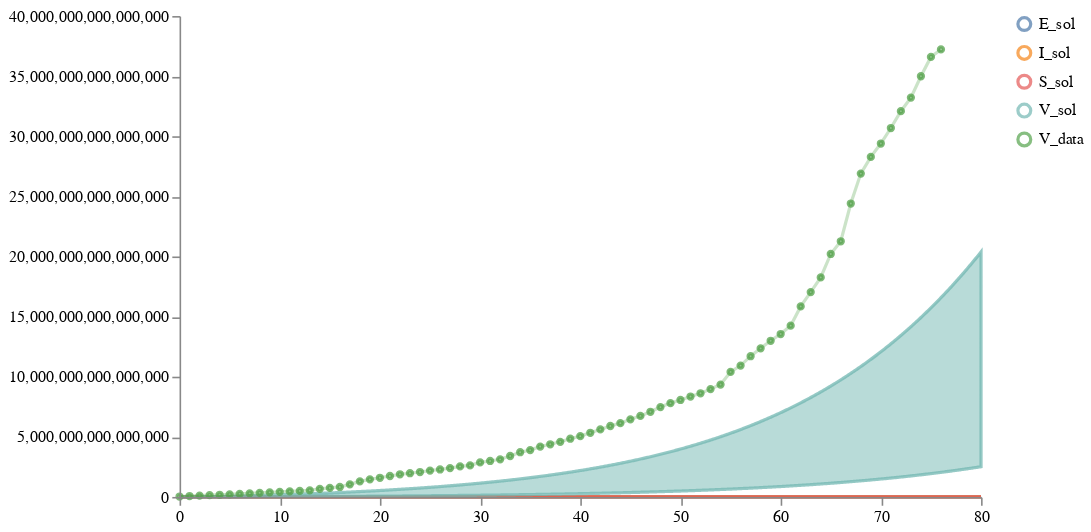

The cell this chart's notebook holds for it:
### Code cell
num_samples = 10
start_time = 0
end_time = 80 #226 # between 10/02/2020 and 01/25/2021
num_timepoints = (end_time-start_time)*10 + 1
timepoints = list(get_tspan(start_time, end_time, num_timepoints).detach().numpy())

prior_samples = load_and_sample_petri_model(raw, num_samples, timepoints=timepoints, time_unit="days")
display(prior_samples['data'].keys())

schema = plots.trajectories(pd.DataFrame(prior_samples["data"]), subset=".*_sol",
                            points=data_train.reset_index(drop=True).rename(columns={"V":"V_data"}))
schema = plots.pad(schema, 5)
plots.ipy_display(schema)

### Figure 1 — Vega specification as saved in the notebook (floating-point values rounded to 4 significant figures; data arrays with more than 128 entries replaced by an {"elided": "..."} marker saying what was removed)
{"$schema": "https://vega.github.io/schema/vega/v5.json", "axes": [{"name": "x_axis", "orient": "bottom", "scale": "xscale", "zindex": 100}, {"name": "y_axis", "orient": "left", "scale": "yscale", "zindex": 100}], "data": [{"name": "distributions", "values": {"elided": "3204 records"}}, {"name": "traces", "transform": [{"expr": "isValid(datum.value)", "type": "filter"}], "values": []}, {"name": "points", "values": [{"sample_id": 0, "timepoint": 0, "trajectory": "V_data", "value": 34250000000000.0}, {"sample_id": 0, "timepoint": 1, "trajectory": "V_data", "value": 74830000000000.0}, {"sample_id": 0, "timepoint": 2, "trajectory": "V_data", "value": 110800000000000.0}, {"sample_id": 0, "timepoint": 3, "trajectory": "V_data", "value": 145500000000000.0}, {"sample_id": 0, "timepoint": 4, "trajectory": "V_data", "value": 178900000000000.0}, {"sample_id": 0, "timepoint": 5, "trajectory": "V_data", "value": 212605525246655}, {"sample_id": 0, "timepoint": 6, "trajectory": "V_data", "value": 251900000000000.0}, {"sample_id": 0, "timepoint": 7, "trajectory": "V_data", "value": 297300000000000.0}, {"sample_id": 0, "timepoint": 8, "trajectory": "V_data", "value": 342400000000000.0}, {"sample_id": 0, "timepoint": 9, "trajectory": "V_data", "value": 384100000000000.0}, {"sample_id": 0, "timepoint": 10, "trajectory": "V_data", "value": 424100000000000.0}, {"sample_id": 0, "timepoint": 11, "trajectory": "V_data", "value": 461900000000000.0}, {"sample_id": 0, "timepoint": 12, "trajectory": "V_data", "value": 498300000000000.0}, {"sample_id": 0, "timepoint": 13, "trajectory": "V_data", "value": 548200000000000.0}, {"sample_id": 0, "timepoint": 14, "trajectory": "V_data", "value": 675643977072622}, {"sample_id": 0, "timepoint": 15, "trajectory": "V_data", "value": 751600000000000.0}, {"sample_id": 0, "timepoint": 16, "trajectory": "V_data", "value": 829899121500651}, {"sample_id": 0, "timepoint": 17, "trajectory": "V_data", "value": 1046000000000000.0}, {"sample_id": 0, "timepoint": 18, "trajectory": "V_data", "value": 1295875135538839}, {"sample_id": 0, "timepoint": 19, "trajectory": "V_data", "value": 1461000000000000.0}, {"sample_id": 0, "timepoint": 20, "trajectory": "V_data", "value": 1592292378295384}, {"sample_id": 0, "timepoint": 21, "trajectory": "V_data", "value": 1741000000000000.0}, {"sample_id": 0, "timepoint": 22, "trajectory": "V_data", "value": 1882566054918674}, {"sample_id": 0, "timepoint": 23, "trajectory": "V_data", "value": 1972000000000000.0}, {"sample_id": 0, "timepoint": 24, "trajectory": "V_data", "value": 2071441710342036}, {"sample_id": 0, "timepoint": 25, "trajectory": "V_data", "value": 2190000000000000.0}, {"sample_id": 0, "timepoint": 26, "trajectory": "V_data", "value": 2284263053733268}, {"sample_id": 0, "timepoint": 27, "trajectory": "V_data", "value": 2401528070828421}, {"sample_id": 0, "timepoint": 28, "trajectory": "V_data", "value": 2539043189426808}, {"sample_id": 0, "timepoint": 29, "trajectory": "V_data", "value": 2623445134633728}, {"sample_id": 0, "timepoint": 30, "trajectory": "V_data", "value": 2868773959451638}, {"sample_id": 0, "timepoint": 31, "trajectory": "V_data", "value": 2991191174214979}, {"sample_id": 0, "timepoint": 32, "trajectory": "V_data", "value": 3129000000000000.0}, {"sample_id": 0, "timepoint": 33, "trajectory": "V_data", "value": 3403912214913465}, {"sample_id": 0, "timepoint": 34, "trajectory": "V_data", "value": 3718000000000000.0}, {"sample_id": 0, "timepoint": 35, "trajectory": "V_data", "value": 3894000000000000.0}, {"sample_id": 0, "timepoint": 36, "trajectory": "V_data", "value": 4190012056978476}, {"sample_id": 0, "timepoint": 37, "trajectory": "V_data", "value": 4379000000000000.0}, {"sample_id": 0, "timepoint": 38, "trajectory": "V_data", "value": 4584996690364133}, {"sample_id": 0, "timepoint": 39, "trajectory": "V_data", "value": 4842715961786298}, {"sample_id": 0, "timepoint": 40, "trajectory": "V_data", "value": 5057017833310725}, {"sample_id": 0, "timepoint": 41, "trajectory": "V_data", "value": 5334255093252734}, {"sample_id": 0, "timepoint": 42, "trajectory": "V_data", "value": 5613459509330455}, {"sample_id": 0, "timepoint": 43, "trajectory": "V_data", "value": 5900675119579128}, {"sample_id": 0, "timepoint": 44, "trajectory": "V_data", "value": 6137835221456338}, {"sample_id": 0, "timepoint": 45, "trajectory": "V_data", "value": 6455786439569586}, {"sample_id": 0, "timepoint": 46, "trajectory": "V_data", "value": 6737865202057693}, {"sample_id": 0, "timepoint": 47, "trajectory": "V_data", "value": 7082040828667748}, {"sample_id": 0, "timepoint": 48, "trajectory": "V_data", "value": 7473588619526592}, {"sample_id": 0, "timepoint": 49, "trajectory": "V_data", "value": 7802169943421971}, {"sample_id": 0, "timepoint": 50, "trajectory": "V_data", "value": 8064264769284555}, {"sample_id": 0, "timepoint": 51, "trajectory": "V_data", "value": 8350528001810362}, {"sample_id": 0, "timepoint": 52, "trajectory": "V_data", "value": 8620926151000598}, {"sample_id": 0, "timepoint": 53, "trajectory": "V_data", "value": 8967823176668702}, {"sample_id": 0, "timepoint": 54, "trajectory": "V_data", "value": 9347385175287846}, {"sample_id": 0, "timepoint": 55, "trajectory": "V_data", "value": 10400775744728212}, {"sample_id": 0, "timepoint": 56, "trajectory": "V_data", "value": 10924150605249734}, {"sample_id": 0, "timepoint": 57, "trajectory": "V_data", "value": 11705167142508414}, {"sample_id": 0, "timepoint": 58, "trajectory": "V_data", "value": 12359300512467032}, {"sample_id": 0, "timepoint": 59, "trajectory": "V_data", "value": 12986780639190464}, {"sample_id": 0, "timepoint": 60, "trajectory": "V_data", "value": 13550907207646232}, {"sample_id": 0, "timepoint": 61, "trajectory": "V_data", "value": 14248041314600788}, {"sample_id": 0, "timepoint": 62, "trajectory": "V_data", "value": 15848276614633882}, {"sample_id": 0, "timepoint": 63, "trajectory": "V_data", "value": 17038987764329418}, {"sample_id": 0, "timepoint": 64, "trajectory": "V_data", "value": 18260590802877810}, {"sample_id": 0, "timepoint": 65, "trajectory": "V_data", "value": 20209504393071680}, {"sample_id": 0, "timepoint": 66, "trajectory": "V_data", "value": 21264574070527824}, {"sample_id": 0, "timepoint": 67, "trajectory": "V_data", "value": 24405223143174390}, {"sample_id": 0, "timepoint": 68, "trajectory": "V_data", "value": 26892652544175644}, {"sample_id": 0, "timepoint": 69, "trajectory": "V_data", "value": 28282864516791200}, {"sample_id": 0, "timepoint": 70, "trajectory": "V_data", "value": 29394041033392708}, {"sample_id": 0, "timepoint": 71, "trajectory": "V_data", "value": 30685003617018490}, {"sample_id": 0, "timepoint": 72, "trajectory": "V_data", "value": 32085327926567616}, {"sample_id": 0, "timepoint": 73, "trajectory": "V_data", "value": 33217196172771584}, {"sample_id": 0, "timepoint": 74, "trajectory": "V_data", "value": 34991952115553804}, {"sample_id": 0, "timepoint": 75, "trajectory": "V_data", "value": 36597766934503620}, {"sample_id": 0, "timepoint": 76, "trajectory": "V_data", "value": 37222723829582630}]}, {"name": "markers", "values": []}, {"name": "selected", "on": [{"remove": true, "trigger": "clear"}, {"remove": true, "trigger": "!shift"}, {"insert": "clicked", "trigger": "!shift && clicked"}, {"toggle": "clicked", "trigger": "shift && clicked"}]}], "height": 300, "legends": [{"encode": {"labels": {"interactive": true, "name": "legendLabel", "update": {"opacity": [{"test": "!length(data('selected')) || indata('selected', 'value', datum.value)", "value": 1}, {"value": 0.25}]}}, "symbols": {"interactive": true, "name": "legendSymbol", "update": {"fill": {"value": "transparent"}, "opacity": [{"test": "!length(data('selected')) || indata('selected', 'value', datum.value)", "value": 0.7}, {"value": 0.15}], "size": {"value": 64}, "strokeWidth": {"value": 2}}}}, "name": "color_legend", "stroke": "color"}], "marks": [{"from": {"facet": {"data": "points", "groupby": "trajectory", "name": "points_split"}}, "marks": [{"encode": {"hover": {"fillOpacity": {"value": 0.9}}, "update": {"fill": {"field": "trajectory", "scale": "color"}, "fillOpacity": [{"test": "!length(data('selected')) || indata('selected', 'value', datum.trajectory)", "value": 0.5}, {"value": 0.15}], "size": {"value": 10}, "stroke": {"field": "trajectory", "scale": "color"}, "strokeOpacity": [{"test": "!length(data('selected')) || indata('selected', 'value', datum.trajectory)", "value": 0.75}, {"value": 0.15}], "strokeWidth": {"value": 2}, "tooltip": {"field": "value"}, "x": {"field": "timepoint", "scale": "xscale"}, "y": {"field": "value", "scale": "yscale"}}}, "from": {"data": "points"}, "name": "_points_symbol", "type": "symbol", "zindex": 3}, {"encode": {"hover": {"fillOpacity": {"value": 0.9}}, "update": {"interpolate": {"value": "linear"}, "stroke": {"field": "trajectory", "scale": "color"}, "strokeOpacity": [{"test": "!length(data('selected')) || indata('selected', 'value', datum.trajectory)", "value": 0.3}, {"value": 0.1}], "strokeWidth": {"value": 2}, "x": {"field": "timepoint", "scale": "xscale"}, "y": {"field": "value", "scale": "yscale"}}}, "from": {"data": "points"}, "name": "_points_line", "type": "line", "zindex": 3}], "name": "_points", "type": "group", "zindex": 3}, {"from": {"facet": {"data": "traces", "groupby": "trajectory", "name": "traces_split"}}, "marks": [{"encode": {"hover": {"fillOpacity": {"value": 0.9}}, "update": {"interpolate": {"value": "linear"}, "stroke": {"field": "trajectory", "scale": "color"}, "strokeOpacity": [{"test": "!length(data('selected')) || indata('selected', 'value', datum.trajectory)", "value": 0.75}, {"value": 0.15}], "strokeWidth": {"value": 2}, "x": {"field": "timepoint", "scale": "xscale"}, "y": {"field": "value", "scale": "yscale"}}}, "from": {"data": "traces_split"}, "name": "_traces_lines", "type": "line"}], "name": "_traces", "type": "group", "zindex": 2}, {"from": {"facet": {"data": "distributions", "groupby": "trajectory", "name": "trajectory_split"}}, "marks": [{"encode": {"hover": {"fillOpacity": {"value": 0.9}}, "update": {"fill": {"field": "trajectory", "scale": "color"}, "fillOpacity": [{"test": "!length(data('selected')) || indata('selected', 'value', datum.trajectory)", "value": 0.5}, {"value": 0.15}], "interpolate": {"value": "linear"}, "stroke": {"field": "trajectory", "scale": "color"}, "strokeOpacity": [{"test": "!length(data('selected')) || indata('selected', 'value', datum.trajectory)", "value": 0.75}, {"value": 0.15}], "strokeWidth": {"value": 2}, "x": {"field": "timepoint", "scale": "xscale"}, "y": {"field": "upper", "scale": "yscale"}, "y2": {"field": "lower", "scale": "yscale"}}}, "from": {"data": "trajectory_split"}, "type": "area"}], "name": "_distributions", "type": "group", "zindex": 1}, {"marks": [{"encode": {"enter": {"stroke": {"value": "lightgray"}}, "update": {"opacity": {"value": 1}, "x": {"field": "timepoint", "scale": "xscale"}, "y": {"signal": "height"}, "y2": {"value": 0}}}, "from": {"data": "markers"}, "name": "_marker text", "type": "rule"}, {"encode": {"enter": {"fontSize": {"value": 8}, "text": {"field": "datum.label"}, "y": {"value": 0}}}, "from": {"data": "_marker text"}, "name": "_marker flags", "transform": [{"as": ["x", "_y", "opacity", "align", "baseline"], "lineAnchor": "start", "offset": [1], "size": {"signal": "[width, height]"}, "type": "label"}], "type": "text"}], "name": "_markers", "type": "group"}], "padding": 5, "scales": [{"domain": {"fields": [{"data": "distributions", "field": "timepoint"}, {"data": "traces", "field": "timepoint"}, {"data": "points", "field": "timepoint"}, {"data": "markers", "field": "timepoint"}]}, "name": "xscale", "range": "width", "type": "linear", "zero": false}, {"domain": {"fields": [{"data": "distributions", "field": "lower"}, {"data": "distributions", "field": "upper"}, {"data": "traces", "field": "value"}, {"data": "points", "field": "value"}]}, "name": "yscale", "nice": true, "range": "height", "type": "linear", "zero": true}, {"domain": {"fields": [{"data": "distributions", "field": "trajectory"}, {"data": "traces", "field": "trajectory"}, {"data": "points", "field": "trajectory"}]}, "name": "color", "range": "category", "type": "ordinal"}], "signals": [{"name": "clear", "on": [{"events": "mouseup[!event.item]", "force": true, "update": "true"}], "value": true}, {"name": "shift", "on": [{"events": "@legendSymbol:click, @legendLabel:click", "force": true, "update": "event.shiftKey"}], "value": false}, {"name": "clicked", "on": [{"events": "@legendSymbol:click, @legendLabel:click", "force": true, "update": "{value: datum.value}"}], "value": null}], "width": 500}
